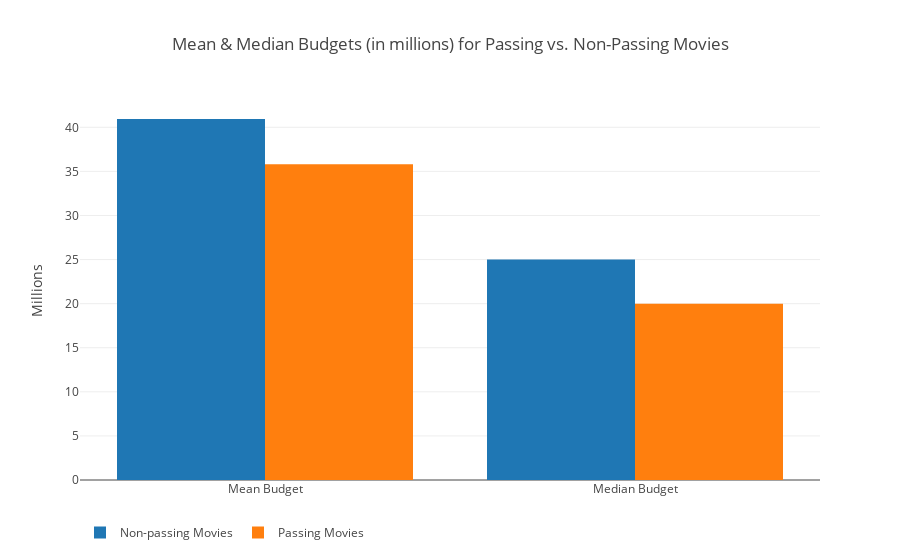

Notebook cell for this chart:
### Code cell
trace0 = go.Bar(
    x=['Mean Budget', 'Median Budget'],
    y=[val for val in mean_median_budget.values[0]],
    name='Non-passing Movies'    
)

trace1 = go.Bar(
    x=['Mean Budget', 'Median Budget'],
    y=[val for val in mean_median_budget.values[1]],
    name='Passing Movies'    
)

data = [trace0, trace1]    
layout = go.Layout(
    title="Mean & Median Budgets (in millions) for Passing vs. Non-Passing Movies", 
    yaxis=dict(title="Millions"),
    barmode='group',
    legend=dict(orientation="h")
)

fig = go.Figure(data=data, layout=layout)
iplot(fig)

### Figure 1 — Plotly figure (JSON) as saved in the notebook; plotly's stock layout.template omitted (floating-point values rounded to 4 significant figures)
{"data": [{"name": "Non-passing Movies", "type": "bar", "uid": "4c3f79bb-23b6-4d3e-b82f-893f8a3581e1", "x": ["Mean Budget", "Median Budget"], "y": [40.94, 25]}, {"name": "Passing Movies", "type": "bar", "uid": "615c3ce9-9d19-44d1-8256-ef2ce1e9c7f9", "x": ["Mean Budget", "Median Budget"], "y": [35.81, 20]}], "layout": {"autosize": true, "barmode": "group", "legend": {"orientation": "h"}, "title": {"text": "Mean & Median Budgets (in millions) for Passing vs. Non-Passing Movies"}, "xaxis": {"autorange": true, "range": [-0.5, 1.5], "type": "category"}, "yaxis": {"autorange": true, "range": [0, 43.1], "title": {"text": "Millions"}, "type": "linear"}}}
